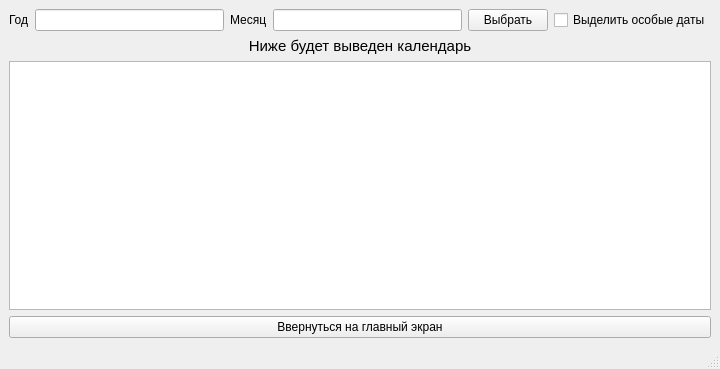
<?xml version="1.0" encoding="UTF-8"?>
<ui version="4.0">
 <class>MonthCal</class>
 <widget class="QMainWindow" name="MonthCal">
  <property name="geometry">
   <rect>
    <x>0</x>
    <y>0</y>
    <width>720</width>
    <height>369</height>
   </rect>
  </property>
  <property name="windowTitle">
   <string>MainWindow</string>
  </property>
  <widget class="QWidget" name="centralwidget">
   <layout class="QVBoxLayout" name="verticalLayout_2">
    <item>
     <layout class="QVBoxLayout" name="verticalLayout">
      <item>
       <layout class="QHBoxLayout" name="horizontalLayout">
        <item>
         <widget class="QLabel" name="yearlabel">
          <property name="text">
           <string>Год</string>
          </property>
         </widget>
        </item>
        <item>
         <widget class="QLineEdit" name="year"/>
        </item>
        <item>
         <widget class="QLabel" name="monthlabel">
          <property name="text">
           <string>Месяц</string>
          </property>
         </widget>
        </item>
        <item>
         <widget class="QLineEdit" name="month"/>
        </item>
        <item>
         <widget class="QPushButton" name="choose">
          <property name="text">
           <string>Выбрать</string>
          </property>
         </widget>
        </item>
        <item>
         <widget class="QCheckBox" name="checkBox">
          <property name="text">
           <string>Выделить особые даты</string>
          </property>
         </widget>
        </item>
       </layout>
      </item>
      <item>
       <widget class="QLabel" name="monthName">
        <property name="font">
         <font>
          <family>Segoe UI</family>
          <pointsize>11</pointsize>
         </font>
        </property>
        <property name="text">
         <string>Ниже будет выведен календарь</string>
        </property>
        <property name="alignment">
         <set>Qt::AlignCenter</set>
        </property>
       </widget>
      </item>
      <item>
       <widget class="QTableWidget" name="tableWidget"/>
      </item>
      <item>
       <widget class="QPushButton" name="back">
        <property name="text">
         <string>Ввернуться на главный экран</string>
        </property>
       </widget>
      </item>
     </layout>
    </item>
   </layout>
  </widget>
  <widget class="QMenuBar" name="menubar">
   <property name="geometry">
    <rect>
     <x>0</x>
     <y>0</y>
     <width>720</width>
     <height>22</height>
    </rect>
   </property>
  </widget>
  <widget class="QStatusBar" name="statusbar"/>
 </widget>
 <resources/>
 <connections/>
</ui>
